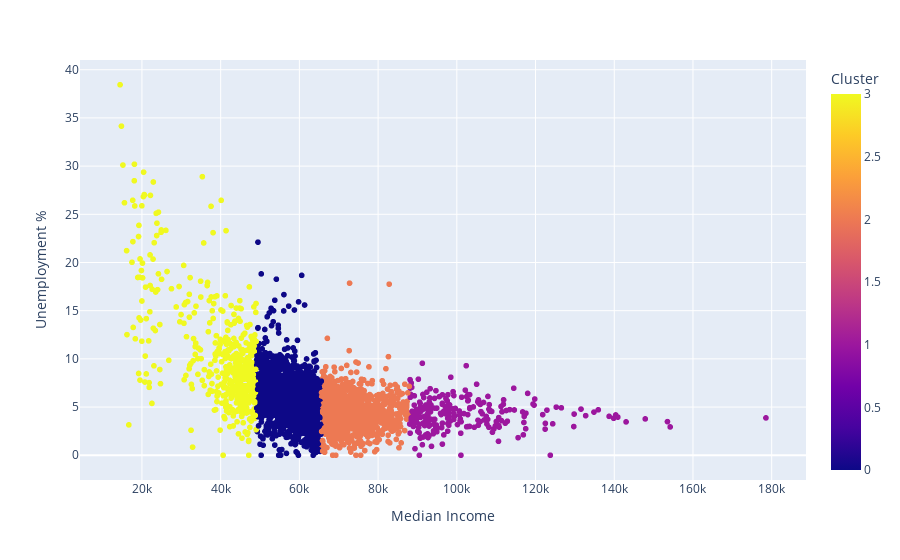

The notebook cell saved with this chart:
### Markdown cell above
# `Income vs Unemployment`

### Code cell
data = dff[['median_family_income','percent_unemployed']].to_numpy()

# k-clustering
# use k = 4

kmeans = KMeans(n_clusters=4)
kmeans.fit(data)
y_kmeans = kmeans.predict(data)

px.scatter(x=data[:, 0], y=data[:, 1], color=y_kmeans,
    labels={
            "x": "Median Income",
            "y": "Unemployment %",
            "color": "Cluster"
        })

### Figure 1 — Plotly figure (JSON) as saved in the notebook; plotly's stock layout.template omitted (floating-point values rounded to 4 significant figures; data arrays with more than 128 entries replaced by an {"elided": "..."} marker saying what was removed)
{"data": [{"hovertemplate": "Median Income=%{x}<br>Unemployment %=%{y}<br>Cluster=%{marker.color}<extra></extra>", "legendgroup": "", "marker": {"color": {"elided": "3219 int values"}, "coloraxis": "coloraxis", "symbol": "circle"}, "mode": "markers", "name": "", "showlegend": false, "type": "scattergl", "x": {"elided": "3219 int values"}, "xaxis": "x", "y": {"elided": "3219 float values"}, "yaxis": "y"}], "layout": {"coloraxis": {"colorbar": {"title": {"text": "Cluster"}}, "colorscale": [[0, "#0d0887"], [0.1111, "#46039f"], [0.2222, "#7201a8"], [0.3333, "#9c179e"], [0.4444, "#bd3786"], [0.5556, "#d8576b"], [0.6667, "#ed7953"], [0.7778, "#fb9f3a"], [0.8889, "#fdca26"], [1, "#f0f921"]]}, "legend": {"tracegroupgap": 0}, "margin": {"t": 60}, "xaxis": {"anchor": "y", "domain": [0, 1], "title": {"text": "Median Income"}}, "yaxis": {"anchor": "x", "domain": [0, 1], "title": {"text": "Unemployment %"}}}}
